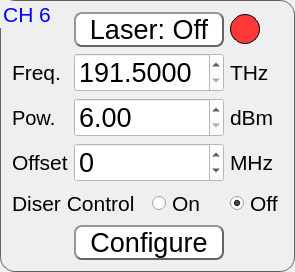
         <widget class="QGroupBox" name="groupBox_6">
          <property name="font">
           <font>
            <pointsize>16</pointsize>
           </font>
          </property>
          <property name="styleSheet">
           <string notr="true">QGroupBox{
border-color: rgb(100, 100, 100);
border-width: 1px;        
border-style: solid;
border-radius: 15px;
}
QGroupBox:title{
color: rgb(0, 0, 255);
}</string>
          </property>
          <property name="title">
           <string>CH 6</string>
          </property>
          <layout class="QGridLayout" name="gridLayout_8">
           <item row="0" column="1" colspan="2">
            <widget class="QPushButton" name="laser_6">
             <property name="minimumSize">
              <size>
               <width>150</width>
               <height>0</height>
              </size>
             </property>
             <property name="font">
              <font>
               <pointsize>20</pointsize>
              </font>
             </property>
             <property name="styleSheet">
              <string notr="true">QPushButton{
	border-color: rgb(100, 100, 100);
	font: 20pt &quot;MS Shell Dlg 2&quot;;
	border-width: 2px;        
	border-style: outset;
	border-radius: 8px;
	background-color: rgb(255, 255, 255);
}
QPushButton:hover{
	background-color: rgb(225, 240, 255);
}
QPushButton:pressed{
	background-color: rgb(245, 245, 245);
}

</string>
             </property>
             <property name="text">
              <string>Laser: Off</string>
             </property>
             <property name="checkable">
              <bool>true</bool>
             </property>
            </widget>
           </item>
           <item row="0" column="3">
            <widget class="QLabel" name="led_6">
             <property name="minimumSize">
              <size>
               <width>30</width>
               <height>30</height>
              </size>
             </property>
             <property name="maximumSize">
              <size>
               <width>30</width>
               <height>30</height>
              </size>
             </property>
             <property name="styleSheet">
              <string notr="true">border-color: rgb(0, 0, 0);
border-width: 1px;        
border-style: solid;
border-radius: 15px;
background-color: rgb(255, 55, 55);

</string>
             </property>
             <property name="text">
              <string/>
             </property>
            </widget>
           </item>
           <item row="1" column="0">
            <widget class="QLabel" name="freq_label_6">
             <property name="font">
              <font>
               <pointsize>16</pointsize>
              </font>
             </property>
             <property name="text">
              <string>Freq.</string>
             </property>
            </widget>
           </item>
           <item row="1" column="1" colspan="2">
            <widget class="QDoubleSpinBox" name="freq_6">
             <property name="font">
              <font>
               <pointsize>20</pointsize>
              </font>
             </property>
             <property name="styleSheet">
              <string notr="true">background-color: rgb(255, 255, 255);</string>
             </property>
             <property name="decimals">
              <number>4</number>
             </property>
             <property name="minimum">
              <double>191.500000000000000</double>
             </property>
             <property name="maximum">
              <double>196.250000000000000</double>
             </property>
             <property name="singleStep">
              <double>0.100000000000000</double>
             </property>
            </widget>
           </item>
           <item row="1" column="3">
            <widget class="QLabel" name="freq_unit_6">
             <property name="minimumSize">
              <size>
               <width>50</width>
               <height>0</height>
              </size>
             </property>
             <property name="font">
              <font>
               <pointsize>16</pointsize>
              </font>
             </property>
             <property name="text">
              <string>THz</string>
             </property>
            </widget>
           </item>
           <item row="2" column="0">
            <widget class="QLabel" name="label_26">
             <property name="font">
              <font>
               <pointsize>15</pointsize>
              </font>
             </property>
             <property name="text">
              <string>Pow.</string>
             </property>
            </widget>
           </item>
           <item row="2" column="1" colspan="2">
            <widget class="QDoubleSpinBox" name="power_6">
             <property name="font">
              <font>
               <pointsize>20</pointsize>
              </font>
             </property>
             <property name="styleSheet">
              <string notr="true">background-color: rgb(255, 255, 255);</string>
             </property>
             <property name="decimals">
              <number>2</number>
             </property>
             <property name="minimum">
              <double>6.000000000000000</double>
             </property>
             <property name="maximum">
              <double>15.500000000000000</double>
             </property>
             <property name="singleStep">
              <double>0.500000000000000</double>
             </property>
            </widget>
           </item>
           <item row="2" column="3">
            <widget class="QLabel" name="label_27">
             <property name="font">
              <font>
               <pointsize>16</pointsize>
              </font>
             </property>
             <property name="text">
              <string>dBm</string>
             </property>
            </widget>
           </item>
           <item row="3" column="0">
            <widget class="QLabel" name="label_28">
             <property name="font">
              <font>
               <pointsize>16</pointsize>
              </font>
             </property>
             <property name="text">
              <string>Offset</string>
             </property>
            </widget>
           </item>
           <item row="3" column="1" colspan="2">
            <widget class="QSpinBox" name="offset_6">
             <property name="font">
              <font>
               <pointsize>20</pointsize>
              </font>
             </property>
             <property name="styleSheet">
              <string notr="true">background-color: rgb(255, 255, 255);</string>
             </property>
             <property name="minimum">
              <number>-12000</number>
             </property>
             <property name="maximum">
              <number>12000</number>
             </property>
             <property name="singleStep">
              <number>250</number>
             </property>
             <property name="value">
              <number>0</number>
             </property>
            </widget>
           </item>
           <item row="3" column="3">
            <widget class="QLabel" name="label_29">
             <property name="font">
              <font>
               <pointsize>16</pointsize>
              </font>
             </property>
             <property name="text">
              <string>MHz</string>
             </property>
            </widget>
           </item>
           <item row="4" column="0" colspan="2">
            <widget class="QLabel" name="label_30">
             <property name="font">
              <font>
               <pointsize>16</pointsize>
              </font>
             </property>
             <property name="text">
              <string>Diser Control</string>
             </property>
            </widget>
           </item>
           <item row="4" column="2">
            <widget class="QRadioButton" name="diser_on_6">
             <property name="font">
              <font>
               <pointsize>16</pointsize>
              </font>
             </property>
             <property name="text">
              <string>On</string>
             </property>
            </widget>
           </item>
           <item row="4" column="3">
            <widget class="QRadioButton" name="diser_off_6">
             <property name="font">
              <font>
               <pointsize>16</pointsize>
              </font>
             </property>
             <property name="text">
              <string>Off</string>
             </property>
             <property name="checked">
              <bool>true</bool>
             </property>
            </widget>
           </item>
           <item row="5" column="1" colspan="2">
            <widget class="QPushButton" name="config_6">
             <property name="font">
              <font>
               <pointsize>20</pointsize>
              </font>
             </property>
             <property name="styleSheet">
              <string notr="true">QPushButton{
border-color: rgb(100, 100, 100);
font: 20pt &quot;MS Shell Dlg 2&quot;;
border-width: 2px;        
border-style: outset;
border-radius: 8px;
background-color: rgb(255, 255, 255);
}
QPushButton:hover{
background-color: rgb(225, 240, 255);
}
QPushButton:pressed{
background-color: rgb(245, 245, 245);
}
</string>
             </property>
             <property name="text">
              <string>Configure</string>
             </property>
            </widget>
           </item>
          </layout>
         </widget>
